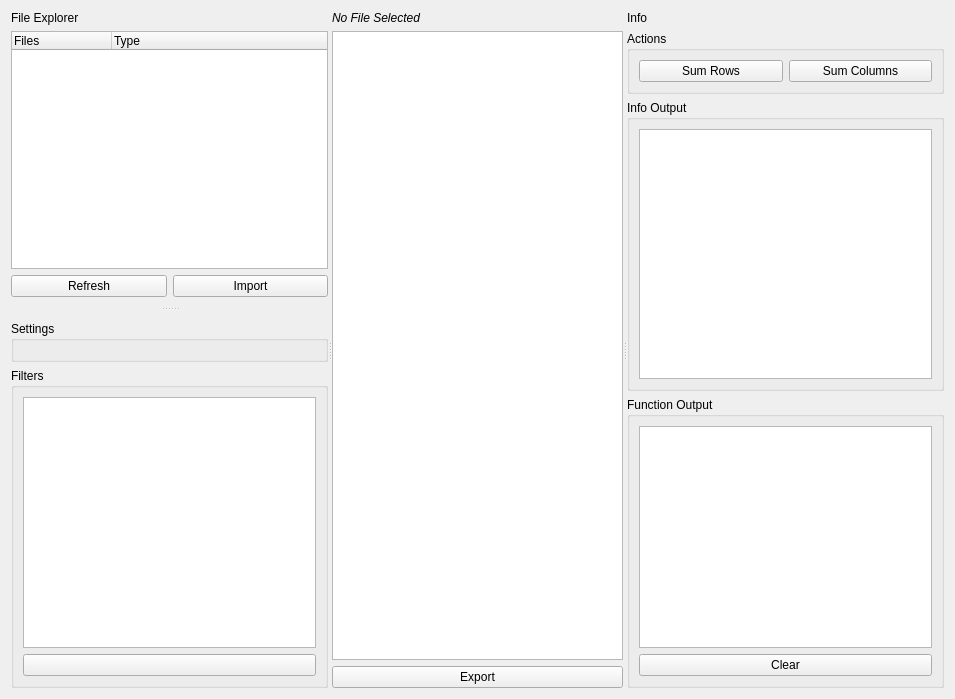
<?xml version="1.0" encoding="UTF-8"?>
<ui version="4.0">
 <class>FileViewer</class>
 <widget class="QWidget" name="FileViewer">
  <property name="geometry">
   <rect>
    <x>0</x>
    <y>0</y>
    <width>955</width>
    <height>699</height>
   </rect>
  </property>
  <property name="windowTitle">
   <string>Form</string>
  </property>
  <layout class="QGridLayout" name="gridLayout">
   <item row="0" column="0">
    <widget class="QSplitter" name="mainSplitter">
     <property name="sizePolicy">
      <sizepolicy hsizetype="Expanding" vsizetype="Expanding">
       <horstretch>0</horstretch>
       <verstretch>0</verstretch>
      </sizepolicy>
     </property>
     <property name="minimumSize">
      <size>
       <width>635</width>
       <height>0</height>
      </size>
     </property>
     <property name="orientation">
      <enum>Qt::Horizontal</enum>
     </property>
     <widget class="QSplitter" name="splitter">
      <property name="orientation">
       <enum>Qt::Vertical</enum>
      </property>
      <widget class="QWidget" name="verticalLayoutWidget">
       <layout class="QVBoxLayout" name="verticalLayout">
        <property name="bottomMargin">
         <number>10</number>
        </property>
        <item>
         <widget class="QLabel" name="label_2">
          <property name="text">
           <string>File Explorer</string>
          </property>
         </widget>
        </item>
        <item>
         <widget class="QTreeWidget" name="fileTree">
          <column>
           <property name="text">
            <string notr="true">Files</string>
           </property>
          </column>
          <column>
           <property name="text">
            <string>Type</string>
           </property>
          </column>
         </widget>
        </item>
        <item>
         <layout class="QHBoxLayout" name="horizontalLayout_4">
          <property name="topMargin">
           <number>0</number>
          </property>
          <item>
           <widget class="QPushButton" name="refreshFileTreeButton">
            <property name="text">
             <string>Refresh</string>
            </property>
           </widget>
          </item>
          <item>
           <widget class="QPushButton" name="fileTreeImportButton">
            <property name="text">
             <string>Import</string>
            </property>
           </widget>
          </item>
         </layout>
        </item>
       </layout>
      </widget>
      <widget class="QWidget" name="verticalLayoutWidget_2">
       <layout class="QVBoxLayout" name="verticalLayout_2">
        <property name="topMargin">
         <number>10</number>
        </property>
        <item>
         <widget class="QGroupBox" name="settingsBox">
          <property name="title">
           <string>Settings</string>
          </property>
          <layout class="QVBoxLayout" name="verticalLayout_4"/>
         </widget>
        </item>
        <item>
         <widget class="QGroupBox" name="filterBox">
          <property name="title">
           <string>Filters</string>
          </property>
          <layout class="QVBoxLayout" name="verticalLayout_5">
           <item>
            <widget class="QListView" name="listView"/>
           </item>
           <item>
            <widget class="QPushButton" name="addFilterButton">
             <property name="toolTip">
              <string>Add Filter</string>
             </property>
             <property name="text">
              <string/>
             </property>
             <property name="icon">
              <iconset>
               <normaloff>../icons/plus.png</normaloff>../icons/plus.png</iconset>
             </property>
             <property name="flat">
              <bool>false</bool>
             </property>
            </widget>
           </item>
          </layout>
         </widget>
        </item>
       </layout>
      </widget>
     </widget>
     <widget class="QWidget" name="verticalLayoutWidget_4">
      <layout class="QVBoxLayout" name="dataLayout">
       <item>
        <widget class="QLabel" name="fileNameLabel">
         <property name="font">
          <font>
           <italic>true</italic>
          </font>
         </property>
         <property name="text">
          <string>No File Selected</string>
         </property>
        </widget>
       </item>
       <item>
        <layout class="QVBoxLayout" name="dataTableLayout">
         <property name="topMargin">
          <number>0</number>
         </property>
         <item>
          <widget class="QTableWidget" name="dataTable"/>
         </item>
        </layout>
       </item>
       <item>
        <layout class="QHBoxLayout" name="horizontalLayout_3">
         <item>
          <widget class="QPushButton" name="exportButton">
           <property name="text">
            <string>Export</string>
           </property>
          </widget>
         </item>
        </layout>
       </item>
      </layout>
     </widget>
     <widget class="QWidget" name="verticalLayoutWidget_3">
      <layout class="QVBoxLayout" name="verticalLayout_3">
       <item>
        <widget class="QLabel" name="label">
         <property name="text">
          <string>Info</string>
         </property>
        </widget>
       </item>
       <item>
        <widget class="QGroupBox" name="actionsBox">
         <property name="title">
          <string>Actions</string>
         </property>
         <layout class="QGridLayout" name="gridLayout_4">
          <item row="0" column="0">
           <widget class="QPushButton" name="countRowsButton">
            <property name="text">
             <string>Sum Rows</string>
            </property>
           </widget>
          </item>
          <item row="0" column="1">
           <widget class="QPushButton" name="countColumnsButton">
            <property name="text">
             <string>Sum Columns</string>
            </property>
           </widget>
          </item>
         </layout>
        </widget>
       </item>
       <item>
        <widget class="QGroupBox" name="groupBox_2">
         <property name="title">
          <string>Info Output</string>
         </property>
         <layout class="QGridLayout" name="gridLayout_2">
          <item row="0" column="0">
           <widget class="QPlainTextEdit" name="infoTerminal">
            <property name="readOnly">
             <bool>true</bool>
            </property>
           </widget>
          </item>
         </layout>
        </widget>
       </item>
       <item>
        <widget class="QGroupBox" name="groupBox">
         <property name="title">
          <string>Function Output</string>
         </property>
         <layout class="QGridLayout" name="gridLayout_3">
          <item row="0" column="0">
           <widget class="QPlainTextEdit" name="functionTerminal">
            <property name="readOnly">
             <bool>true</bool>
            </property>
           </widget>
          </item>
          <item row="1" column="0">
           <widget class="QPushButton" name="clearFunctionTerminalButton">
            <property name="text">
             <string>Clear</string>
            </property>
           </widget>
          </item>
         </layout>
        </widget>
       </item>
      </layout>
     </widget>
    </widget>
   </item>
  </layout>
 </widget>
 <resources/>
 <connections/>
</ui>
